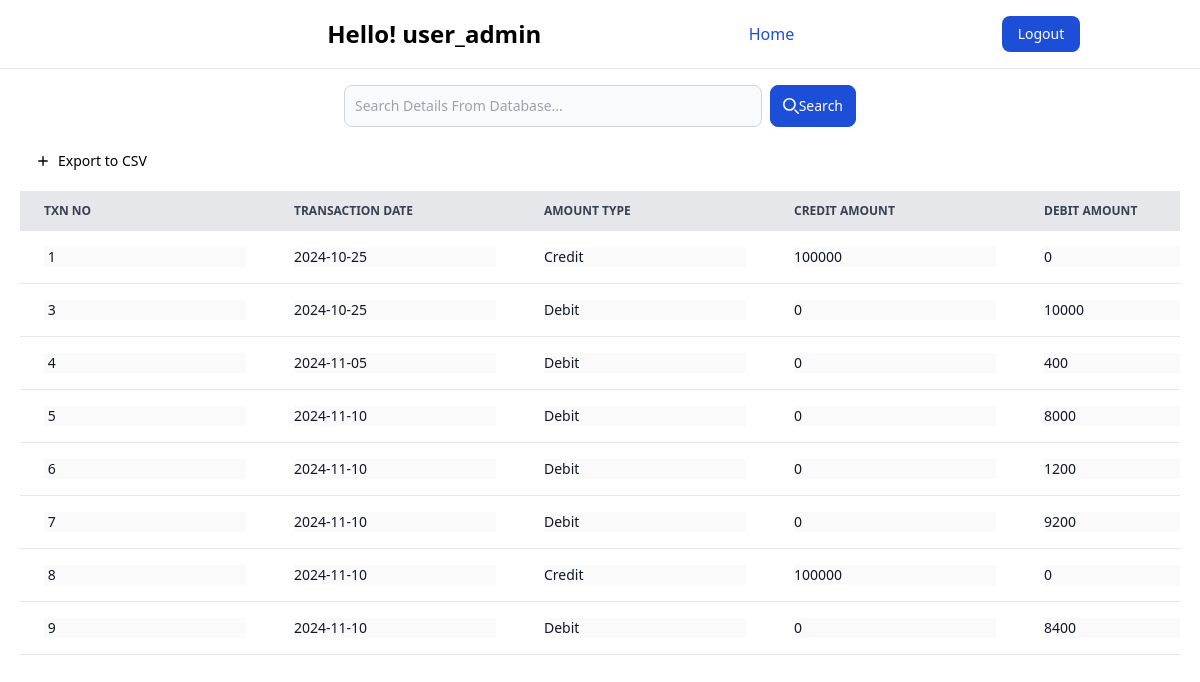
The app's page /txn/txn_report_Save_Status.php (signed in) with its own data.
### tables this page shows
CREATE TABLE `txn_book` (
  `transaction_no` int NOT NULL AUTO_INCREMENT,
  `transaction_date` varchar(45) DEFAULT NULL,
  `amount_type` varchar(45) DEFAULT NULL,
  `credit_amt` varchar(45) DEFAULT NULL,
  `debit_amt` varchar(45) DEFAULT NULL,
  `net_balance` varchar(45) DEFAULT NULL,
  `particuler_to` varchar(45) DEFAULT NULL,
  `site` varchar(45) DEFAULT NULL,
  `main_head` varchar(45) DEFAULT NULL,
  `sub_head` varchar(45) DEFAULT NULL,
  `from` varchar(45) DEFAULT NULL,
  `to` varchar(45) DEFAULT NULL,
  `startKm` int DEFAULT NULL,
  `endKm` int DEFAULT NULL,
  `totalKm` int DEFAULT NULL,
  `rate` int DEFAULT NULL,
  `bill_cheque_no` varchar(45) DEFAULT NULL,
  `invoice_date` varchar(45) DEFAULT NULL,
  `invoice_no` varchar(45) DEFAULT NULL,
  `gst_no` varchar(45) DEFAULT NULL,
  `remarks` varchar(45) DEFAULT NULL,
  `form_status` varchar(45) NOT NULL DEFAULT 'SAVE',
  `currentUser` varchar(45) DEFAULT NULL,
  `currentTime` varchar(45) DEFAULT NULL,
  `updatedBy` varchar(45) DEFAULT NULL,
  `updatedDate` varchar(45) DEFAULT NULL,
  PRIMARY KEY (`transaction_no`)
);

### txn/txn_report_Save_Status.php (the view, shortened to what this page needs)
<?php
include("../dbconnection/db.php");
$sql = "SELECT * FROM txn_book where form_status= 'SAVE';";
$result = mysqli_query($con, $sql);
?>
<!DOCTYPE html>
<html lang="en">
<head>
    <link href="https://cdn.jsdelivr.net/npm/tailwindcss@2.0.4/dist/tailwind.min.css" rel="stylesheet">
</head>
<body class="">
    <div>
        <nav class="bg-white dark:bg-gray-900  w-full z-20 top-0 start-0 border-b border-gray-200 dark:border-gray-600">
            <div class="max-w-screen-xl flex flex-wrap items-center justify-around mx-auto p-4">
                <span class="self-center text-2xl font-semibold whitespace-nowrap dark:text-white">
                    Hello! <?php echo $_SESSION["username"] ?></span>
                <div class="flex md:order-2 space-x-3 md:space-x-0 rtl:space-x-reverse">
                    <a href="../logout.php" type="button"
                        class="text-white bg-blue-700 hover:bg-blue-800 focus:ring-4 focus:outline-none focus:ring-blue-300 font-medium rounded-lg text-sm px-4 py-2 text-center dark:bg-blue-600 dark:hover:bg-blue-700 dark:focus:ring-blue-800">Logout</a>
                </div>
                <div class="items-center justify-between hidden w-full md:flex md:w-auto md:order-1" id="navbar-sticky">
                    <ul
                        class="flex flex-col p-4 md:p-0 mt-4 font-medium border border-gray-100 rounded-lg bg-gray-50 md:space-x-8 rtl:space-x-reverse md:flex-row md:mt-0 md:border-0 md:bg-white dark:bg-gray-800 md:dark:bg-gray-900 dark:border-gray-700">
                        <li>
                            <a href="../dashboard.php"
                                class="block py-2 px-3 text-white bg-blue-700 rounded md:bg-transparent md:text-blue-700 md:p-0 md:dark:text-blue-500"
                                aria-current="page">Home</a>
                    </ul>
                </div>
            </div>
        </nav>
    </div>
    <div>
        <form class="flex items-center  max-w-lg mx-auto mt-4" method="GET">
            <div class="relative w-full mr-2">
                <input type="text" id="voice-search" name="search_query"
                    class="bg-gray-50 border border-gray-300 text-gray-900 text-sm rounded-lg focus:ring-blue-500 focus:border-blue-500 block w-full ps-10 p-2.5  dark:bg-gray-700 dark:border-gray-600 dark:placeholder-gray-400 dark:text-white dark:focus:ring-blue-500 dark:focus:border-blue-500"
                    placeholder="Search Details From Database..." required />
            </div>
            <button type="submit" name="search"
                class="inline-flex items-center py-2.5 px-3 ms-2 text-sm font-medium text-white bg-blue-700 rounded-lg border border-blue-700 hover:bg-blue-800 focus:ring-4 focus:outline-none focus:ring-blue-300 dark:bg-blue-600 dark:hover:bg-blue-700 dark:focus:ring-blue-800">
                <svg class="w-4 h-4 me-2" aria-hidden="true" xmlns="http://www.w3.org/2000/svg" fill="none"
                    viewBox="0 0 20 20">
                    <path stroke="currentColor" stroke-linecap="round" stroke-linejoin="round" stroke-width="2"
                        d="m19 19-4-4m0-7A7 7 0 1 1 1 8a7 7 0 0 1 14 0Z" />
                </svg>Search
            </button>
        </form>
    </div>
    <div class="relative overflow-x-auto mt-4 mx-5">
        <button onclick="exportTableToCSV('TransactionReport.csv')" type="button"
            class="flex items-center justify-center bg-primary-700 font-medium rounded-lg text-sm px-4 py-2 mb-3">
            <svg class="h-3.5 w-3.5 mr-2" fill="currentColor" viewbox="0 0 20 20" xmlns="http://www.w3.org/2000/svg"
                aria-hidden="true">
                <path clip-rule="evenodd" fill-rule="evenodd"
                    d="M10 3a1 1 0 011 1v5h5a1 1 0 110 2h-5v5a1 1 0 11-2 0v-5H4a1 1 0 110-2h5V4a1 1 0 011-1z" />
            </svg>
            Export to CSV
        </button>
        <table class="w-full text-sm text-left whitespace-nowrap rtl:text-right text-gray-500 dark:text-gray-400 mb-2"
            id="myTable">
            <thead class="text-xs text-gray-700 uppercase bg-gray-200 dark:bg-gray-700 dark:text-gray-400">
                <tr>
                    <th scope="col" class="px-6 py-3">
                        Txn No
                    </th>
                    <th scope="col" class="px-6 py-3">
                        Transaction Date
                    </th>
                    <th scope="col" class="px-6 py-3">
                        Amount Type
                    </th>
                    <th scope="col" class="px-6 py-3">
                        Credit Amount
                    </th>
                    <th scope="col" class="px-6 py-3">
                        Debit Amount
                    </th>
                </tr>
            </thead>
            <tbody class="" id="rowAreaTbody">
                <?php
                while ($row = mysqli_fetch_assoc($result)) {
                    ?>
                    <tr class="bg-white border-b dark:bg-gray-800 dark:border-gray-700 text-gray-900">
                        <td scope="row" class="px-6 py-4">
                            <input type="text" name="" id="" value=" <?php echo $row['transaction_no'] ?>" disabled>
                        </td>
                        <td class="px-6 py-4">
                            <input type="text" name="" id="" value="<?php echo $row['transaction_date'] ?>" disabled>
                        </td>
                        <td class="px-6 py-4">
                            <input type="text" name="" id="" value="<?php echo $row['amount_type'] ?>" disabled>
                        </td>
                        <td class="px-6 py-4">
                            <input type="text" name="" id="" value="<?php echo $row['credit_amt'] ?>" disabled>
                        </td>
                        <td class="px-6 py-4">
                            <input type="text" name="" id="" value="<?php echo $row['debit_amt'] ?>" disabled>
                        </td>
                    </tr>
                    <?php
                }
                ?>
            </tbody>
        </table>
    </div>
</body>
</html>

### records on screen
txn_book: transaction_no "1", transaction_date "2024-10-25", amount_type "Credit", credit_amt "100000", debit_amt "0"
txn_book: transaction_no "3", transaction_date "2024-10-25", amount_type "Debit", credit_amt "0", debit_amt "10000"
txn_book: transaction_no "4", transaction_date "2024-11-05", amount_type "Debit", credit_amt "0", debit_amt "400"
txn_book: transaction_no "5", transaction_date "2024-11-10", amount_type "Debit", credit_amt "0", debit_amt "8000"
txn_book: transaction_no "6", transaction_date "2024-11-10", amount_type "Debit", credit_amt "0", debit_amt "1200"
txn_book: transaction_no "7", transaction_date "2024-11-10", amount_type "Debit", credit_amt "0", debit_amt "9200"
txn_book: transaction_no "8", transaction_date "2024-11-10", amount_type "Credit", credit_amt "100000", debit_amt "0"
txn_book: transaction_no "9", transaction_date "2024-11-10", amount_type "Debit", credit_amt "0", debit_amt "8400"

### other values on screen
$_SESSION["username"] "user_admin"
